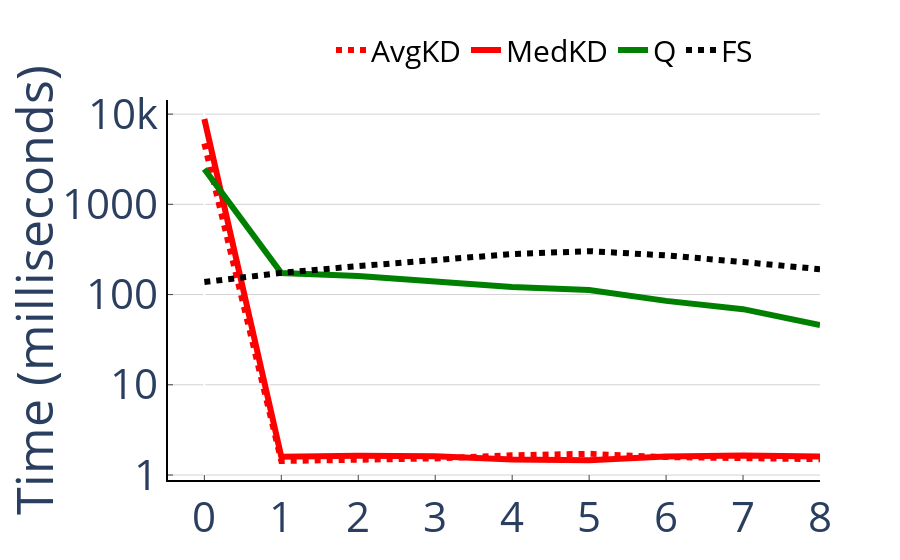

The cell this chart's notebook holds for it:
### Code cell
a = per_query('Sequential2', ['AverageKDTree', 'MedianKDTree', 'Quasii', 'FullScan'])
a.update_layout(yaxis=dict(
        tickmode = 'linear',
        tick0 = 0.0,
        dtick = 1
    ))
save_figure(a, 'payoff-per-query.pdf')
a

### Figure 1 — Plotly figure (JSON) as saved in the notebook; plotly's stock layout.template omitted (floating-point values rounded to 4 significant figures)
{"data": [{"line": {"dash": "dot", "width": 6}, "marker": {"color": "red"}, "mode": "lines", "name": "AvgKD", "type": "scatter", "x": [0, 1, 2, 3, 4, 5, 6, 7, 8], "y": [4716.0, 1.43, 1.477, 1.528, 1.656, 1.718, 1.581, 1.524, 1.497]}, {"line": {"dash": "solid", "width": 6}, "marker": {"color": "red"}, "mode": "lines", "name": "MedKD", "type": "scatter", "x": [0, 1, 2, 3, 4, 5, 6, 7, 8], "y": [8826.0, 1.595, 1.639, 1.618, 1.489, 1.456, 1.601, 1.646, 1.604]}, {"line": {"dash": "solid", "width": 6}, "marker": {"color": "green"}, "mode": "lines", "name": "Q", "type": "scatter", "x": [0, 1, 2, 3, 4, 5, 6, 7, 8], "y": [2468.0, 173.1, 160.4, 139.0, 121.4, 112.4, 85.1, 68.86, 45.86]}, {"line": {"dash": "dot", "width": 6}, "marker": {"color": "black"}, "mode": "lines", "name": "FS", "type": "scatter", "x": [0, 1, 2, 3, 4, 5, 6, 7, 8], "y": [137.7, 173.9, 206.6, 242.5, 281.2, 302.7, 271.9, 229.5, 191.1]}, {"marker": {"color": "rgba(0,0,0,0)"}, "mode": "markers", "name": "", "showlegend": false, "type": "scatter", "x": [0], "y": [0]}], "layout": {"font": {"size": 42}, "legend": {"font": {"color": "black", "size": 30}, "orientation": "h", "x": 0.25, "y": 1.2}, "plot_bgcolor": "rgba(0,0,0,0)", "showlegend": true, "xaxis": {"linecolor": "black", "linewidth": 2, "showline": true, "ticklen": 5, "ticks": "inside", "zeroline": true}, "yaxis": {"dtick": 1, "gridcolor": "lightgrey", "gridwidth": 1, "linecolor": "black", "linewidth": 2, "showgrid": true, "showline": true, "tick0": 0, "ticklen": 5, "tickmode": "linear", "ticks": "inside", "title": {"text": "Time (milliseconds)"}, "type": "log", "zeroline": false, "zerolinecolor": "rgba(0, 0, 0, 0)"}}}
